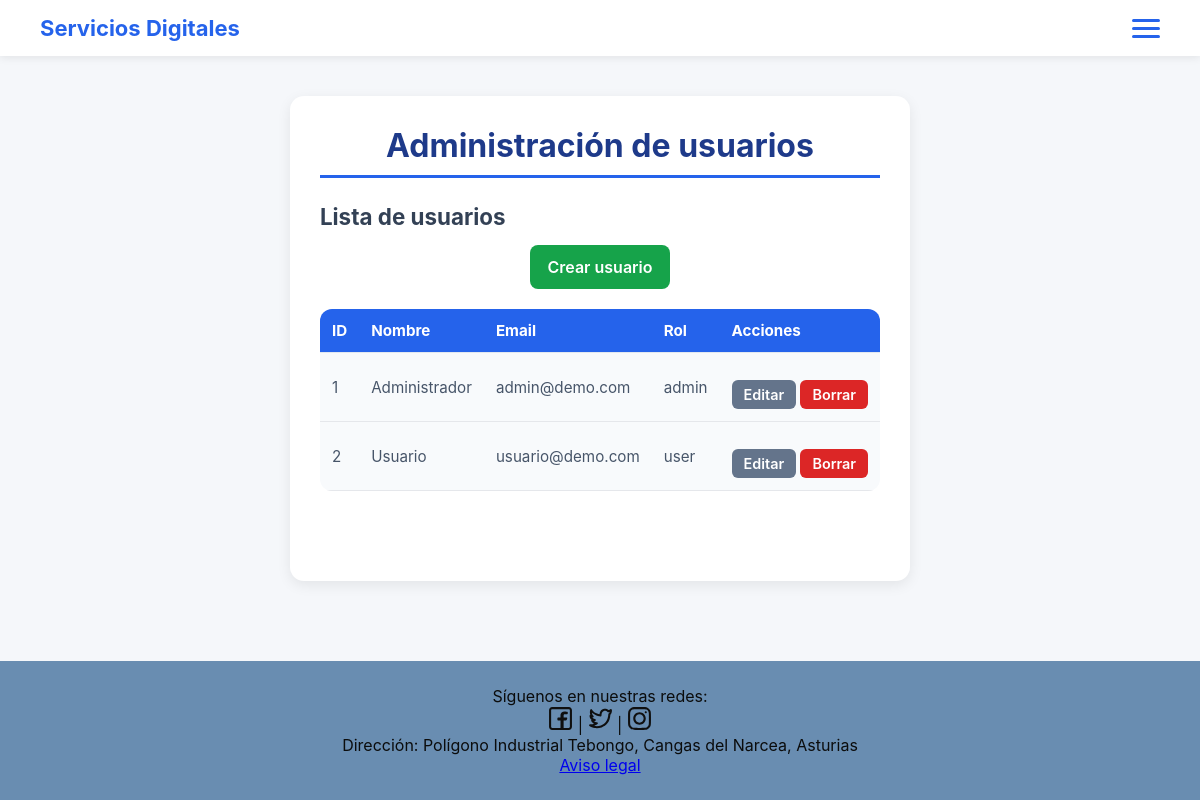
Screenshot of /index.php?page=usuarios-administracion (signed in) with the database file from the repository.
### tables this page shows
CREATE TABLE `users_login` (
  `idLogin` int(11) NOT NULL,
  `idUser` int(11) NOT NULL,
  `usuario` varchar(100) NOT NULL,
  `password` varchar(255) NOT NULL,
  `rol` enum('admin','user') NOT NULL
);

CREATE TABLE `users_data` (
  `idUser` int(11) NOT NULL,
  `nombre` varchar(100) NOT NULL,
  `apellidos` varchar(150) NOT NULL,
  `email` varchar(150) NOT NULL,
  `telefono` text NOT NULL,
  `fecha_nacimiento` date NOT NULL,
  `direccion` text DEFAULT NULL,
  `sexo` text DEFAULT NULL
);

### controllers/admin/adminUsuariosController.php (called while the page is built, shortened)
<?php
class AdminUsuariosController {
    private $model;
    public function __construct($model) {
        $this->model = $model;
    }
    public function index() {
        $usuarios = $this->model->getAllUsers();
        require __DIR__ . "/../../views/admin/usuarios-administracion.php";
    }
}

### models/admin/adminUsuariosModel.php (called while the page is built, shortened)
<?php
class AdminUsuariosModel {
    public function getAllUsers() {
        global $conn;
        $sql = "SELECT d.idUser, d.nombre, d.email, l.rol
                FROM users_data d
                INNER JOIN users_login l ON d.idUser = l.idUser
                ORDER BY d.idUser ASC";
        return $conn->query($sql);
    }
}
?>

### views/admin/usuarios/index.php (the view)
<h2>Lista de usuarios</h2>
<div class="crear-usuario-container">
    <a class="crear-usuario-btn"
       href="index.php?page=usuarios-administracion&action=crear">
        Crear usuario
    </a>
</div>
<table class="tabla-usuarios">
    <thead>
        <tr>
            <th>ID</th>
            <th>Nombre</th>
            <th>Email</th>
            <th>Rol</th>
            <th>Acciones</th>
        </tr>
    </thead>
    <tbody>
        <?php while ($u = $usuarios->fetch_assoc()): ?>
        <tr>
            <td><?= $u['idUser'] ?></td>
            <td><?= htmlspecialchars($u['nombre']) ?></td>
            <td><?= htmlspecialchars($u['email']) ?></td>
            <td><?= htmlspecialchars($u['rol']) ?></td>
            <td>
                <a class="btn-small" href="index.php?page=usuarios-administracion&action=editar&id=<?= $u['idUser'] ?>">Editar</a>
                <a class="btn-small eliminar-btn" href="index.php?page=usuarios-administracion&action=borrar&id=<?= $u['idUser'] ?>">Borrar</a>
            </td>
        </tr>
        <?php endwhile; ?>
    </tbody>
</table>

### assets/css/styles.css (style rules this page uses)
* { margin: 0; padding: 0; box-sizing: border-box; font-family: 'Inter', sans-serif; }
html,body { background: #f5f7fa; color: #1f2937; height: 100%; margin: 0; }
.btn-small { display: inline-block; margin-top: 15px; padding: 10px 18px; background-color: #2563eb; color: white; border-radius: 6px; text-decoration: none; font-weight: 600; transition: 0.2s; }
.btn-small { align-self: flex-start; padding: 8px 14px; background: #2563eb; color: white; border-radius: 6px; font-size: 0.85rem; text-decoration: none; transition: background 0.2s ease; }
.admin-usuarios h2 { font-size: 1.4rem; margin: 25px 0 15px; color: #334155; }
.admin-usuarios .tabla-usuarios { width: 100%; border-collapse: collapse; background: #f8fafc; border-radius: 12px; overflow: hidden; margin-top: 20px; }
.admin-usuarios .tabla-usuarios th { background: #2563eb; color: white; padding: 12px; text-align: left; font-size: 0.95rem; }
.admin-usuarios .tabla-usuarios td { padding: 12px; border-bottom: 1px solid #e5e7eb; font-size: 0.95rem; }
.admin-usuarios .btn-small { background: #64748b; color: white; padding: 6px 12px; border-radius: 6px; font-size: 0.9rem; text-decoration: none; transition: background 0.2s ease; }
.admin-usuarios .eliminar-btn { background: #dc2626; }
.admin-usuarios .crear-usuario-container { display: flex; justify-content: center; margin-bottom: 20px; }
.admin-usuarios .crear-usuario-btn { background: #16a34a; color: white; padding: 12px 18px; border-radius: 8px; font-weight: 600; text-decoration: none; font-size: 1rem; transition: background 0.2s ease; }
.tabla-usuarios { width: 100%; border-collapse: collapse; margin-top: 20px; }
.tabla-usuarios th, .tabla-usuarios td { padding: 12px; border-bottom: 1px solid #e2e8f0; text-align: left; }
.tabla-usuarios th { background: #f1f5f9; font-weight: 700; color: #334155; }
.tabla-usuarios td { color: #475569; }

### rows the page displays
users_login: idUser.idUser "1", idUser.nombre "Administrador", idUser.email "admin@demo.com", rol "admin"
users_login: idUser.idUser "2", idUser.nombre "Usuario", idUser.email "usuario@demo.com", rol "user"
